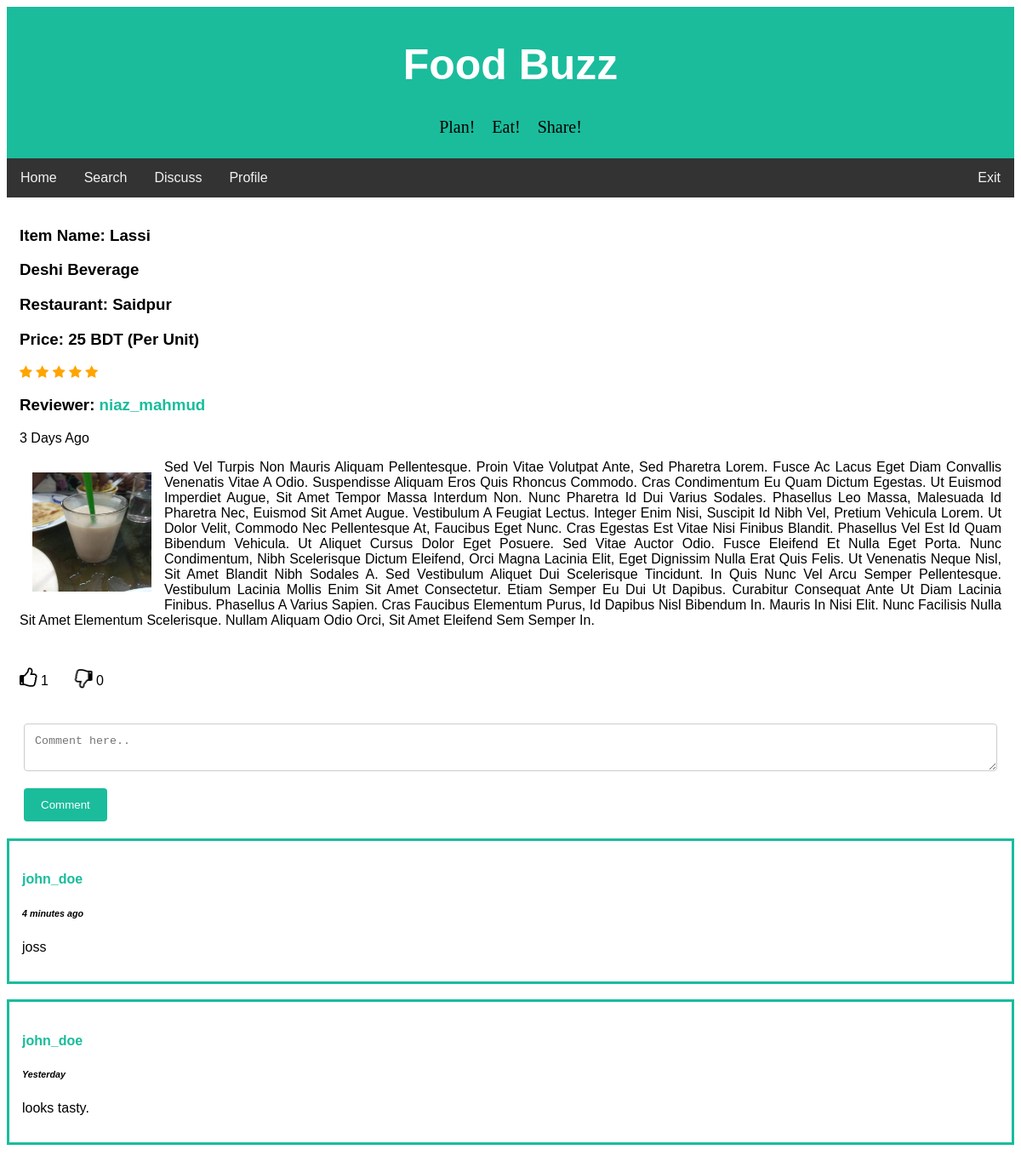
/foodbuzz/full_review.php?review_id=12 (signed in), run on the app's committed database.
### tables this page shows
CREATE TABLE `review` (
  `review_id` int(20) NOT NULL,
  `user_id` int(11) NOT NULL,
  `item_name` varchar(50) NOT NULL,
  `restaurant` varchar(50) NOT NULL,
  `district` varchar(50) NOT NULL,
  `rating` int(3) NOT NULL,
  `price` int(10) NOT NULL,
  `meal_type` varchar(20) NOT NULL,
  `cuisine` varchar(20) NOT NULL,
  `description` text NOT NULL,
  `upvote` int(100) NOT NULL,
  `downvote` int(100) NOT NULL,
  `edit_count` int(5) NOT NULL,
  `review_time` datetime DEFAULT NULL,
  `img_url` text NOT NULL
);

CREATE TABLE `users` (
  `id` int(11) NOT NULL,
  `first_name` varchar(25) NOT NULL,
  `last_name` varchar(25) NOT NULL,
  `username` varchar(50) NOT NULL,
  `email` varchar(100) NOT NULL,
  `password` varchar(256) NOT NULL,
  `signup_date` date NOT NULL,
  `profile_pic` varchar(156) NOT NULL,
  `district` varchar(100) NOT NULL,
  `list_count` int(11) NOT NULL
);

CREATE TABLE `comments` (
  `comment_id` int(50) NOT NULL,
  `parent_id` int(20) NOT NULL,
  `review_id` int(20) NOT NULL,
  `profile_id` int(11) NOT NULL,
  `comment_time` datetime NOT NULL,
  `comment_text` text NOT NULL
);

### foodbuzz/handlers/full_review_handler.php (called while the page is built, shortened)
<?php
require 'config/config.php';
if(isset($_SESSION['username'])){
    $userLoggedIn = $_SESSION['username'];
    $user_details_query = mysqli_query($con, "SELECT * FROM users WHERE username='$userLoggedIn'");
    $user = mysqli_fetch_array($user_details_query);
}
else {
    header("Location: index.php");
}
$user_id = $user['id'];
function getLikes($id)
{
    global $con;
    $sql = "SELECT COUNT(*) FROM rating_info
            WHERE post_id = $id AND rating_action='like'";
    $rs = mysqli_query($con, $sql);
    $result = mysqli_fetch_array($rs);
    return $result[0];
}
function getDislikes($id)
{
    global $con;
    $sql = "SELECT COUNT(*) FROM rating_info
            WHERE post_id = $id AND rating_action='dislike'";
    $rs = mysqli_query($con, $sql);
    $result = mysqli_fetch_array($rs);
    return $result[0];
}
function userLiked($post_id)
{
  global $con;
  global $user_id;
  $sql = "SELECT * FROM rating_info WHERE user_id=$user_id
  		  AND post_id=$post_id AND rating_action='like'";
  $result = mysqli_query($con, $sql);
  if (mysqli_num_rows($result) > 0) {
  	return true;
  }
  else{
  	return false;
  }
}
function userDisliked($post_id)
{
  global $con;
  global $user_id;
  $sql = "SELECT * FROM rating_info WHERE user_id=$user_id
  		  AND post_id=$post_id AND rating_action='dislike'";
  $result = mysqli_query($con, $sql);
  if (mysqli_num_rows($result) > 0) {
  	return true;
  }
  else{
  	return false;
  }
}
$review_id = $_GET['review_id'];
$review_details_query = mysqli_query($con, "SELECT * FROM review WHERE review_id='$review_id'");
$review_row = mysqli_fetch_array($review_details_query);
$profile_id = $review_row['user_id'];
$profile_details_query = mysqli_query($con, "SELECT * FROM users WHERE id='$profile_id'");
$profile_row = mysqli_fetch_array($profile_details_query);
?>

### foodbuzz/config/config.php (called while the page is built, shortened)
<?php
function yeasarTimeMessage($post_time) {
    $date_time_now = date("Y-m-d H:i:s");
    $start_date= new DateTime($post_time);
    $end_date = new DateTime($date_time_now);
    $interval = $start_date->diff($end_date);
    if($interval->y >= 1) {
        if($interval == 1)
            $time_message = $interval->y." year ago";
        else
            $time_message = $interval->y." years ago";
    }
    elseif($interval->d >= 1) {
        if($interval->d == 1) {
            $time_message = "Yesterday";
        }
        else {
            $time_message = $interval->d. " days ago";
        }
    }
    elseif($interval->i >= 1) {
        if($interval->i == 1) {
            $time_message = $interval->i." minute ago";
        }
        else {
            $time_message = $interval->i." minutes ago";
        }
    }
    return $time_message;
}
?>

### foodbuzz/full_review.php (the view, shortened to what this page needs)
<?php
require 'handlers/full_review_handler.php';
?>
<!DOCTYPE html>
<html>
<head>
<link rel="stylesheet" href="https://cdnjs.cloudflare.com/ajax/libs/font-awesome/4.7.0/css/font-awesome.min.css">
<link rel="stylesheet" href="css/fullreview.css">
</head>
<body>
<div class="header">
  <h1>Food Buzz</h1>
  <pre style= "font-family:verdana; font-size: 20px;">Plan!    Eat!    Share!</pre>
</div>
<div class="topnav" id="navbar">
  <a href="home.php">Home</a>
  <a href="search.php">Search</a>
  <a href="discuss.php">Discuss</a>
  <a href="profile.php?profileId=<?php echo$user['id']; ?>">Profile</a>
  <a href="handlers/logout.php" style="float:right">Exit</a>
</div>
<div class="div_home clearfix" style="text-transform:capitalize">
    <h3>Item name: <?php echo $review_row['item_name'] ?></h3>
    <h3> <?php echo $review_row['cuisine']." ".$review_row['meal_type'] ?></h3>
    <h3>Restaurant: <?php echo $review_row['restaurant'] ?></h3>
    <h3>Price: <?php echo $review_row['price'] ?> BDT (per unit)</h3>
    <?php $star_value = $review_row['rating']; ?>
    <span class="fa fa-star <?php if($star_value >= 1) echo "checked"; ?>"></span>
    <span class="fa fa-star <?php if($star_value >= 2) echo "checked"; ?>"></span>
    <span class="fa fa-star <?php if($star_value >= 3) echo "checked"; ?>"></span>
    <span class="fa fa-star <?php if($star_value >= 3) echo "checked"; ?>"></span>
    <span class="fa fa-star <?php if($star_value >= 5) echo "checked"; ?>"></span>
    <h3 style="text-transform:none;">Reviewer: <a href="profile.php?profileId=<?php echo $profile_row['id']; ?>"> <?php echo $profile_row['username']; ?> </a>  </h3>
    <p><?php echo yeasarTimeMessage($review_row['review_time']); ?></p>
    <a href="uploads/<?php echo $review_row['img_url']?>"><img class="img_home" src="uploads/<?php echo $review_row['img_url']?>" width="170" height="170"></a>
    <p style="text-align:justify;">
      <?php
        $reviewText = $review_row['description'];
        echo "$reviewText";
      ?>
    </p>
</div>
<div class="div_home clearfix">
  <div>
    <i
      <?php if(userLiked($review_row['review_id'])): ?>
        class="fa fa-thumbs-up like-btn"
      <?php else: ?>
        class="fa fa-thumbs-o-up like-btn"
      <?php endif ?>
    data-id="<?php echo $review_row['review_id'] ?>"></i>
    <span class="likes"><?php echo getLikes($review_row['review_id']); ?></span>
    <i
      <?php if(userDisliked($review_row['review_id'])): ?>
        class="fa fa-thumbs-down dislike-btn"
      <?php else: ?>
        class="fa fa-thumbs-o-down dislike-btn"
      <?php endif ?>
    data-id="<?php echo $review_row['review_id'] ?>"></i>
    <span class="dislikes"><?php echo getDislikes($review_row['review_id']);?></span>
    </div>
</div>
<div class="container">
  <form action="full_review.php?review_id=<?php echo $review_row['review_id'];?>" method="POST">
    <textarea id="comment_text" name="comment_text" placeholder="Comment here.." rows="2" ></textarea>
    <input type="submit" name="comment" value="Comment">
  </form>
</div>
<?php
$comments_query = mysqli_query($con, "SELECT * FROM comments WHERE review_id='$review_id' ORDER BY comment_id DESC");
while($comment_row = mysqli_fetch_array($comments_query)) {
  $commenter_id = $comment_row['profile_id'];
  $commenter_query = mysqli_query($con, "SELECT username FROM users WHERE id='$commenter_id'");
  $commenter_row = mysqli_fetch_array($commenter_query);
?>
<div class="div_comment">
<h4 style="text-transform:none;"><a href="profile.php?profileId=<?php echo $commenter_id; ?>"> <?php echo $commenter_row['username']; ?> </a>  </h4>
<h6 style="font-style:italic;"><?php echo yeasarTimeMessage($comment_row['comment_time']); ?></h6>
<p><?php echo $comment_row['comment_text']; ?></p>
</div>
<?php
}
?>
</body>
</html>

### foodbuzz/css/fullreview.css (style rules this page uses)
body { font-family: Arial, Helvetica, sans-serif; }
* { box-sizing: border-box; }
input[type=text], input[type=number], input[type=file], select, textarea { width: 100%; padding: 12px; border: 1px solid #ccc; border-radius: 4px; box-sizing: border-box; margin-top: 6px; margin-bottom: 16px; resize: vertical; }
input[type=submit] { background-color: #1abc9c; color: white; padding: 12px 20px; border: none; border-radius: 4px; cursor: pointer; }
.checked { color: orange; }
a:link,:visited { text-decoration: none; color:#1abc9c; }
.div_home { background-color: white; padding: 15px; }
.img_home { float: left; padding: 15px; }
.clearfix { overflow: auto; }
.fa-thumbs-down, .fa-thumbs-o-down, .fa-thumbs-up, .fa-thumbs-o-up { font-size: 1.5em; }
.fa-thumbs-down, .fa-thumbs-o-down { transform:rotateY(180deg); }
.container { border-radius: 5px; background-color: #ffff; padding: 20px; }
.header { padding: 5px; text-align: center; background: #1abc9c; }
.header h1 { font-size: 50px; color: white; }
.topnav { overflow: hidden; background-color: #333; }
.topnav a { float: left; display: block; color: #f2f2f2; text-align: center; padding: 14px 16px; text-decoration: none; }
.div_comment { background-color: white; border: 3px solid #1abc9c; padding: 15px; }

### data on the page
review: item_name "Lassi", cuisine "Deshi", meal_type "Beverage", restaurant "Saidpur", price "25", review_time "3 Days Ago", img_url (picture), description "Sed Vel Turpis Non Mauris Aliquam Pellentesque. Proin Vitae Volutpat Ante, Sed Pharetra Lorem. Fusce Ac Lacus Eget Diam Convallis Venenatis Vitae A Odio. Suspendisse Aliquam Eros Quis Rhoncus Commodo. Cras Condimentum Eu Quam Dictum Egestas. Ut Euismod Imperdiet Augue, Sit Amet Tempor Massa Interdum Non. Nunc Pharetra Id Dui Varius Sodales. Phasellus Leo Massa, Malesuada Id Pharetra Nec, Euismod Sit Amet Augue. Vestibulum A Feugiat Lectus. Integer Enim Nisi, Suscipit Id Nibh Vel, Pretium Vehicula Lorem. Ut Dolor Velit, Commodo Nec Pellentesque At, Faucibus Eget Nunc. Cras Egestas Est Vitae Nisi Finibus Blandit. Phasellus Vel Est Id Quam Bibendum Vehicula. Ut Aliquet Cursus Dolor Eget…"
users: username "niaz_mahmud"
comments: users.username "john_doe", yeasarTimeMessage($comment_row['comment_time']) "4 minutes ago", comment_text "joss"
comments: users.username "john_doe", comment_time "Yesterday", comment_text "looks tasty."

### other printed values
getLikes($review_row['review_id']) "1"
getDislikes($review_row['review_id']) "0"
